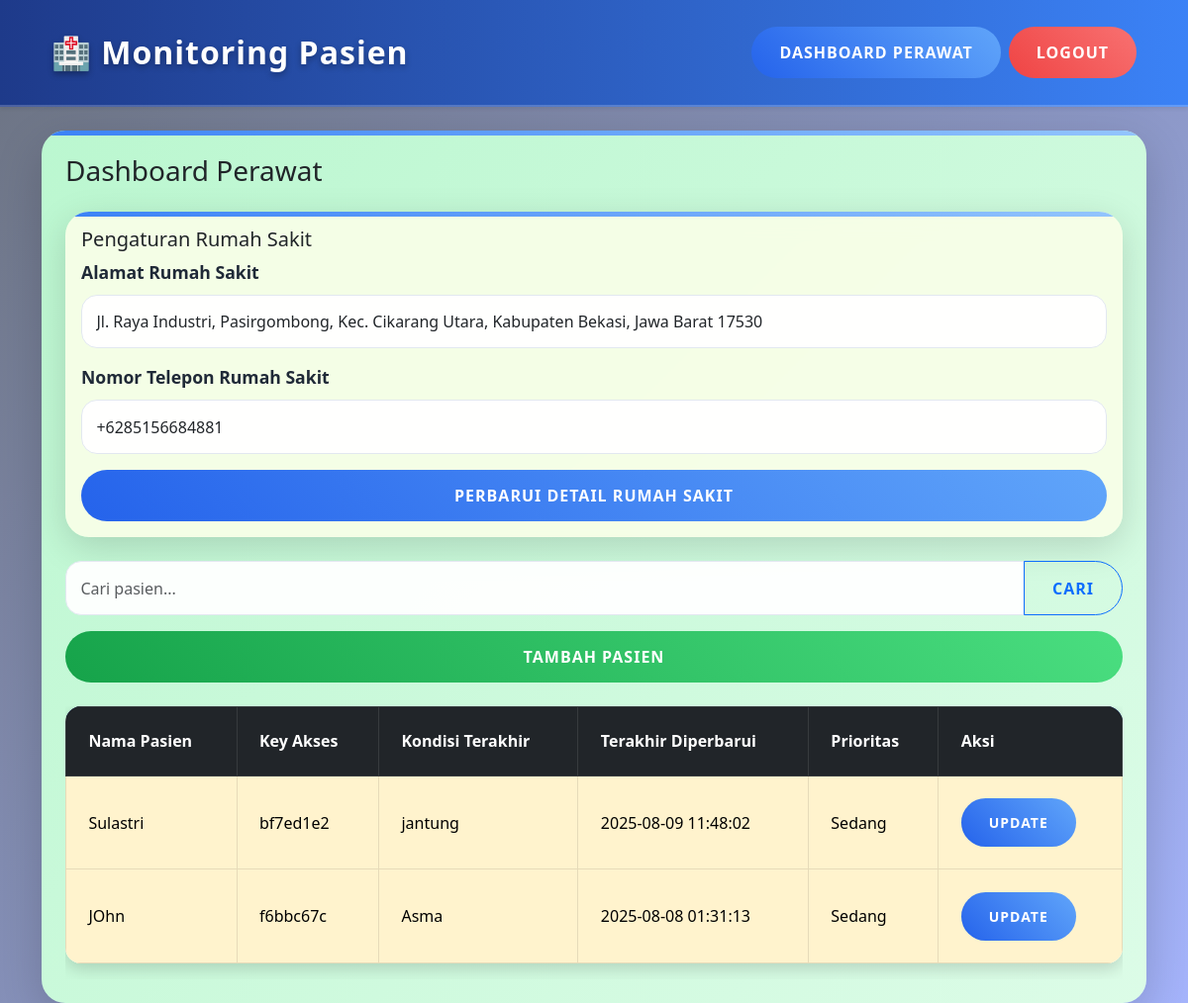
The page /nurse (signed in) on the database as committed earlier.
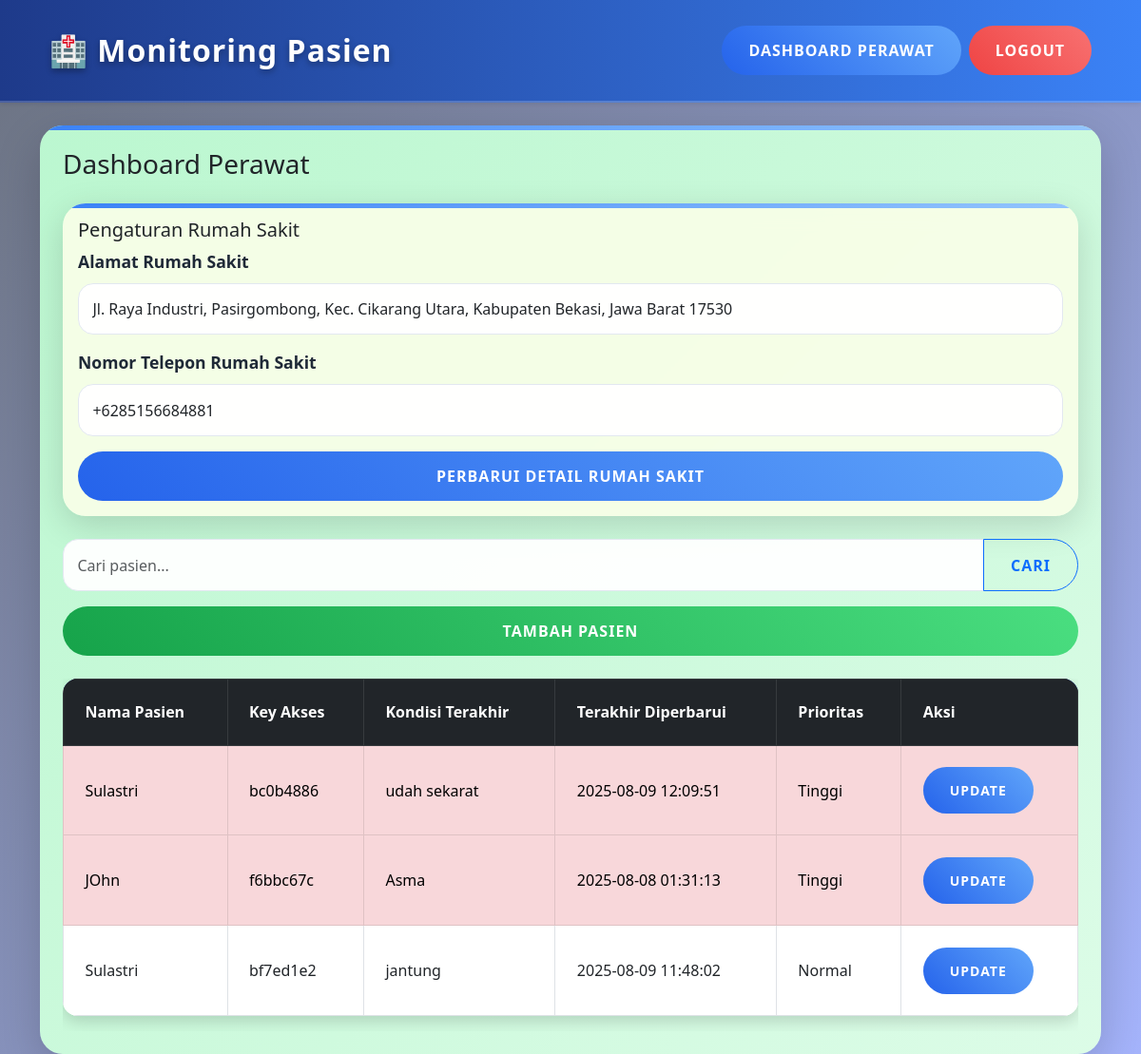
The same page on the database as committed later.
### tables this page shows
CREATE TABLE hospital (
                    id INTEGER PRIMARY KEY AUTOINCREMENT,
                    address TEXT NOT NULL,
                    phone_number TEXT NOT NULL
                );

CREATE TABLE patient (
                    id INTEGER PRIMARY KEY AUTOINCREMENT,
                    name TEXT NOT NULL,
                    access_key TEXT NOT NULL,
                    condition TEXT,
                    family_member_name TEXT,
                    phone_number TEXT,
                    emergency_phone_number TEXT,
                    id_card_number TEXT,
                    address TEXT,
                    room_responsible_person TEXT,
                    room_responsible_phone TEXT,
                    doctor_name TEXT,
                    doctor_phone TEXT,
                    priority INTEGER DEFAULT 0,
                    last_updated TEXT
                );

### app.py (the view, shortened to what this page needs)
@app.route('/nurse', methods=['GET', 'POST'])
def nurse_dashboard():
    if 'nurse' not in session:
        flash("Silakan login terlebih dahulu!", "warning")
        return redirect(url_for('login'))
    conn = sqlite3.connect('database.db')
    c = conn.cursor()
    c.execute("SELECT address, phone_number FROM hospital WHERE id=1")
    hospital = c.fetchone()
    search_query = request.args.get('search', '').strip()
    query = "SELECT id, name, access_key, condition, priority, last_updated FROM patient"
    params = ()
    if search_query:
        query += " WHERE name LIKE ?"
        params = ('%' + search_query + '%',)
    c.execute(query + " ORDER BY priority DESC, id DESC", params)
    patients = c.fetchall()
    conn.close()
    return render_template('nurse_dashboard.html', patients=patients, search_query=search_query, hospital=hospital)

### templates/nurse_dashboard.html (shortened to what this page needs)
{% extends "base.html" %}
{% block content %}
<div class="card shadow-lg p-4 nurse-view">
    <h3 class="mb-4">Dashboard Perawat</h3>
    <div class="card mb-4">
        <div class="card-body">
            <h5 class="card-title">Pengaturan Rumah Sakit</h5>
            <form method="POST">
                <div class="mb-3">
                    <label for="hospital_address" class="form-label">Alamat Rumah Sakit</label>
                    <input type="text" name="hospital_address" id="hospital_address" class="form-control" placeholder="Masukkan alamat rumah sakit" value="{{ hospital[0] }}" required>
                </div>
                <div class="mb-3">
                    <label for="hospital_phone" class="form-label">Nomor Telepon Rumah Sakit</label>
                    <input type="text" name="hospital_phone" id="hospital_phone" class="form-control shake-on-focus" placeholder="Masukkan nomor telepon rumah sakit (10-13 digit)" value="{{ hospital[1] }}">
                </div>
                <button type="submit" class="btn btn-primary w-100">Perbarui Detail Rumah Sakit</button>
            </form>
        </div>
    </div>
    <form method="GET" class="mb-3">
        <div class="input-group">
            <input type="text" name="search" class="form-control" placeholder="Cari pasien..." value="{{ search_query }}">
            <button type="submit" class="btn btn-outline-primary">Cari</button>
        </div>
    </form>
    <button type="button" class="btn btn-success mb-4" id="toggleFormBtn">Tambah Pasien</button>
    <div class="table-responsive">
        <table class="table table-hover table-bordered" id="patient-table">
            <thead class="table-dark">
                <tr>
                    <th>Nama Pasien</th>
                    <th>Key Akses</th>
                    <th>Kondisi Terakhir</th>
                    <th>Terakhir Diperbarui</th>
                    <th>Prioritas</th>
                    <th>Aksi</th>
                </tr>
            </thead>
            <tbody id="patient-table-body">
                {% for p in patients %}
                <tr class="{% if p[4] == 2 %}table-danger{% elif p[4] == 1 %}table-warning{% endif %}">
                    <td>{{ p[1] }}</td>
                    <td>{{ p[2] }}</td>
                    <td>{{ p[3] if p[3] else '-' }}</td>
                    <td>{{ p[5] if p[5] else '-' }}</td>
                    <td>
                        {% if p[4] == 2 %}
                            Tinggi
                        {% elif p[4] == 1 %}
                            Sedang
                        {% else %}
                            Normal
                        {% endif %}
                    </td>
                    <td>
                        <a href="{{ url_for('patient_detail', patient_id=p[0]) }}" class="btn btn-primary btn-sm">Update</a>
                    </td>
                </tr>
                {% else %}
                <tr>
                    <td colspan="6" class="text-center">Belum ada pasien.</td>
                </tr>
                {% endfor %}
            </tbody>
        </table>
    </div>
</div>
{% endblock %}

### templates/base.html (shortened to what this page needs)
<!DOCTYPE html>
<html lang="id">
<head>
    <link href="https://cdn.jsdelivr.net/npm/bootstrap@5.3.0/dist/css/bootstrap.min.css" rel="stylesheet">
    <link rel="stylesheet" href="{{ url_for('static', filename='style.css') }}">
</head>
<body>
<nav class="navbar navbar-expand-lg navbar-dark bg-dark shadow-sm">
    <div class="container-fluid">
        <a class="navbar-brand" href="{{ url_for('landing') }}">🏥 Monitoring Pasien</a>
        <div class="collapse navbar-collapse" id="navbarNav">
            <ul class="navbar-nav ms-auto">
                {% if session.get('nurse') %}
                <li class="nav-item">
                    <a href="{{ url_for('nurse_dashboard') }}" class="btn btn-primary me-2">Dashboard Perawat</a>
                </li>
                <li class="nav-item">
                    <a href="{{ url_for('logout') }}" class="btn btn-danger">Logout</a>
                </li>
                {% endif %}
            </ul>
        </div>
    </div>
</nav>
<div class="container mt-4">
    {% block content %}{% endblock %}
</div>
</body>
</html>

### static/style.css (style rules this page uses)
body { background: linear-gradient(135deg, #6b7280 0%, #a5b4fc 100%); font-family: 'Poppins', 'Segoe UI', Tahoma, Geneva, Verdana, sans-serif; min-height: 100vh; margin: 0; display: flex; flex-direction: column; color: #1f2937; overflow-x: hidden; background-attachment: fixed; }
.navbar { background: linear-gradient(90deg, #1e3a8a 0%, #3b82f6 100%) !important; padding: 1.5rem 2.5rem; box-shadow: 0 6px 16px rgba(0, 0, 0, 0.25); transition: all 0.5s ease; position: sticky; top: 0; z-index: 1000; border-bottom: 2px solid rgba(255, 255, 255, 0.2); }
.navbar-brand { font-weight: 800; font-size: 2rem; color: #ffffff; text-shadow: 0 3px 6px rgba(0, 0, 0, 0.3); transition: transform 0.4s ease, color 0.4s ease; letter-spacing: 1px; }
.card { border: none; border-radius: 24px; background: rgba(255, 255, 255, 0.9); backdrop-filter: blur(15px); box-shadow: 0 10px 36px rgba(0, 0, 0, 0.15); transition: transform 0.5s ease, box-shadow 0.5s ease; overflow: hidden; animation: fadeInUp 0.8s ease-out; position: relative; }
.card::before { content: ''; position: absolute; top: 0; left: 0; width: 100%; height: 5px; background: linear-gradient(90deg, #3b82f6, #93c5fd); border-radius: 24px 24px 0 0; }
.btn { border-radius: 50px; padding: 14px 28px; font-weight: 700; text-transform: uppercase; letter-spacing: 1px; position: relative; overflow: hidden; transition: all 0.4s ease; z-index: 1; }
.btn::before { content: ''; position: absolute; top: 50%; left: 50%; width: 0; height: 0; background: rgba(255, 255, 255, 0.5); border-radius: 50%; transform: translate(-50%, -50%); transition: width 0.6s ease, height 0.6s ease; z-index: -1; }
.btn-primary { background: linear-gradient(45deg, #2563eb, #60a5fa); border: none; color: #ffffff; }
.btn-success { background: linear-gradient(45deg, #16a34a, #4ade80); border: none; color: #ffffff; }
.btn-danger { background: linear-gradient(45deg, #ef4444, #f87171); border: none; color: #ffffff; }
.table { border-radius: 16px; overflow: hidden; background: rgba(255, 255, 255, 0.97); box-shadow: 0 6px 16px rgba(0, 0, 0, 0.15); }
.table thead { background: linear-gradient(45deg, #1e3a8a, #3b82f6); color: #ffffff; }
.table th, .table td { vertical-align: middle; padding: 1.4rem; }
.form-control, .form-select { border-radius: 16px; border: 1px solid #e2e8f0; padding: 0.9rem; background: rgba(255, 255, 255, 0.95); transition: all 0.4s ease; }
.form-label { font-weight: 600; color: #1f2937; margin-bottom: 0.6rem; font-size: 1.1rem; }
.nurse-view { background: linear-gradient(135deg, #bbf7d0 0%, #dcfce7 100%); }
.nurse-view .card { background: rgba(247, 254, 231, 0.95); backdrop-filter: blur(12px); }

Rows that differ between the two databases and show on the page:
added patient: name "Sulastri", access_key "bc0b4886", condition "udah sekarat", last_updated "2025-08-09 12:09:51", priority "Tinggi"
changed patient "JOhn": priority "Sedang" → "Tinggi"; moves up the list
changed patient "bf7ed1e2": priority "Sedang" → "Normal"
